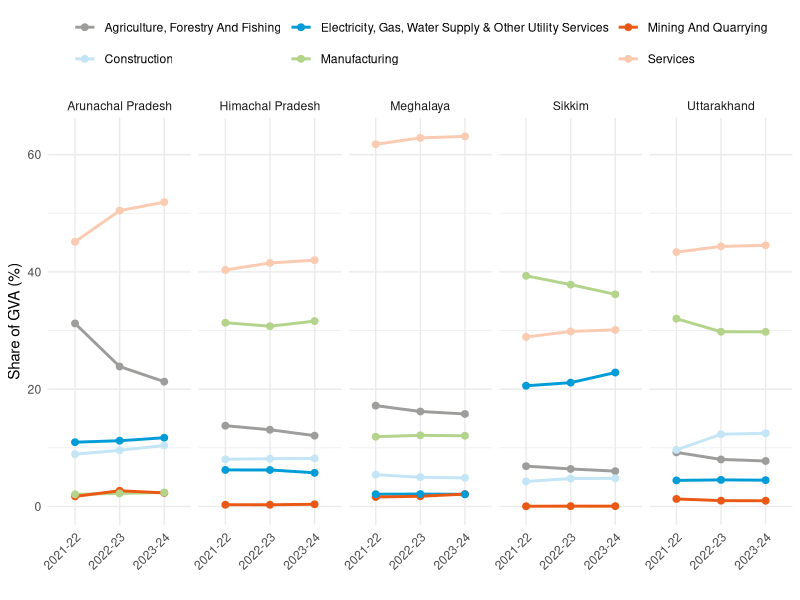
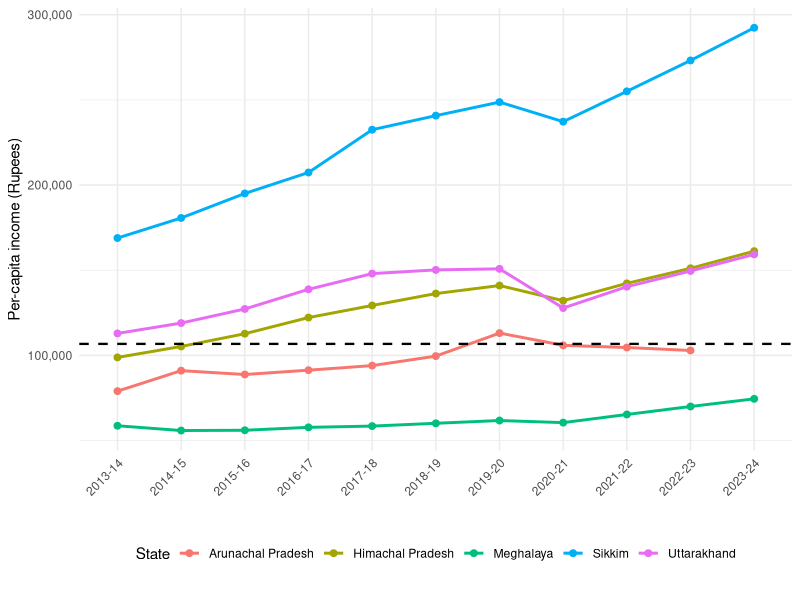
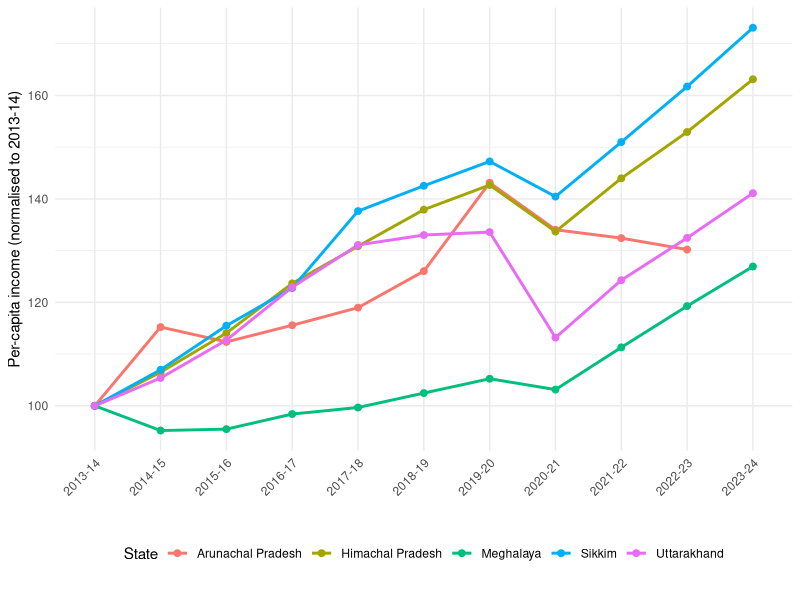
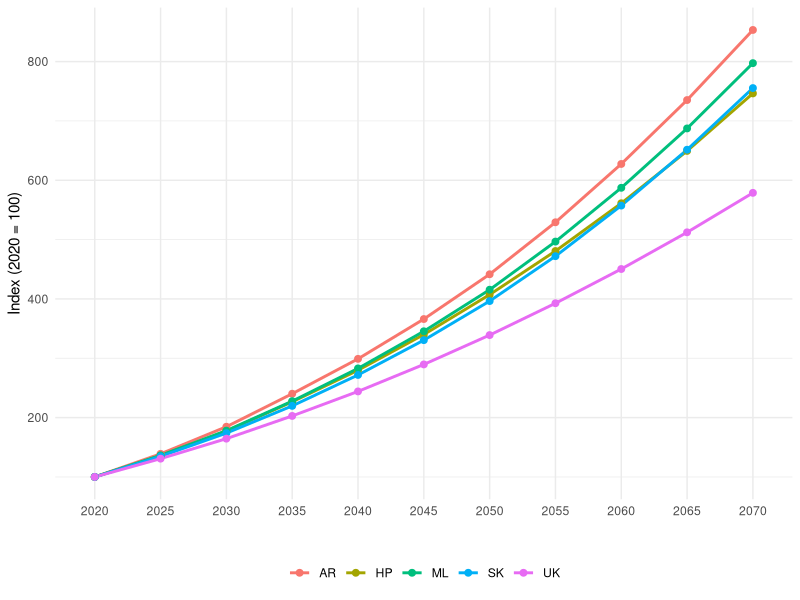
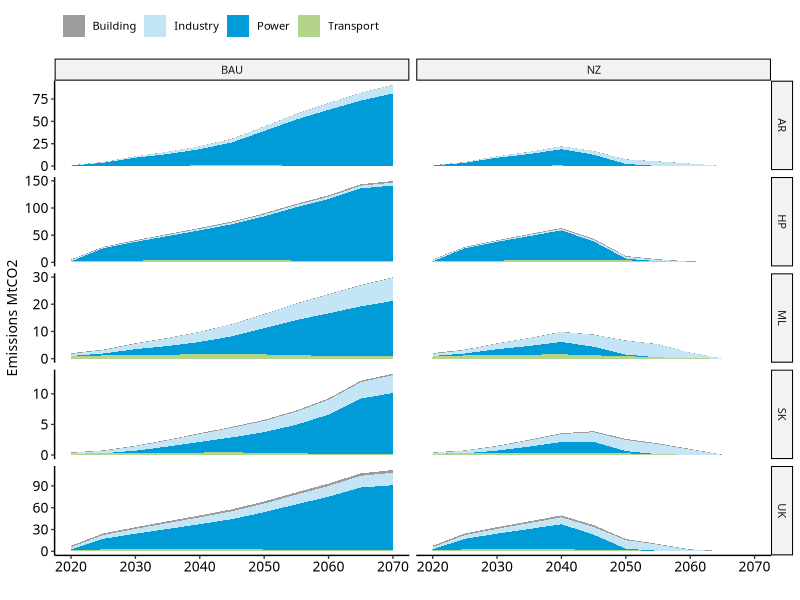
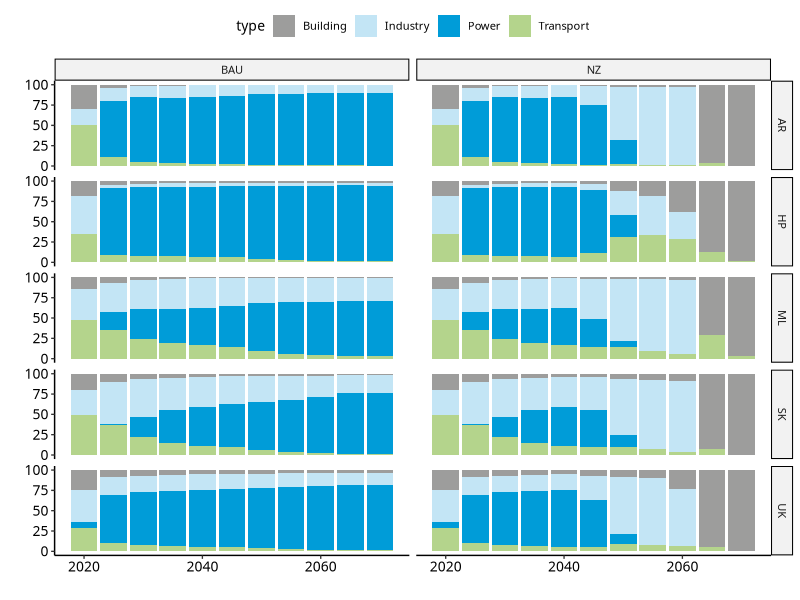
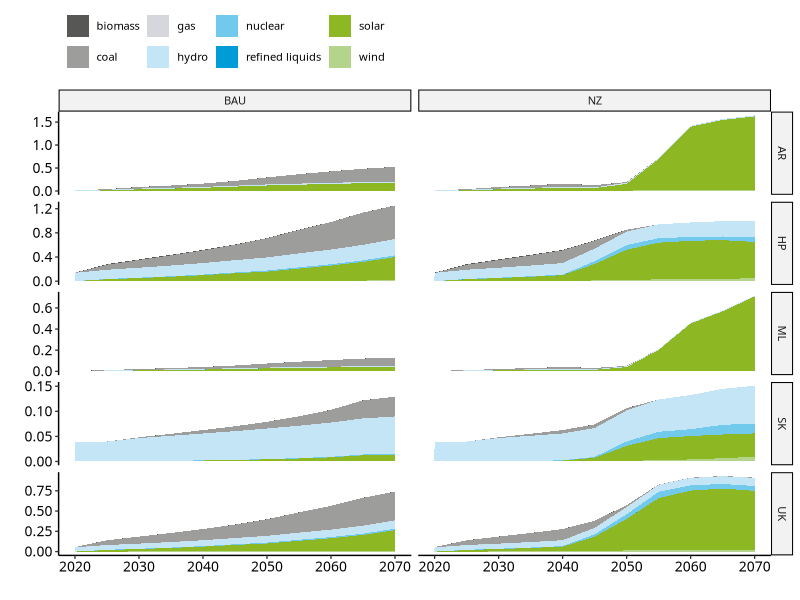
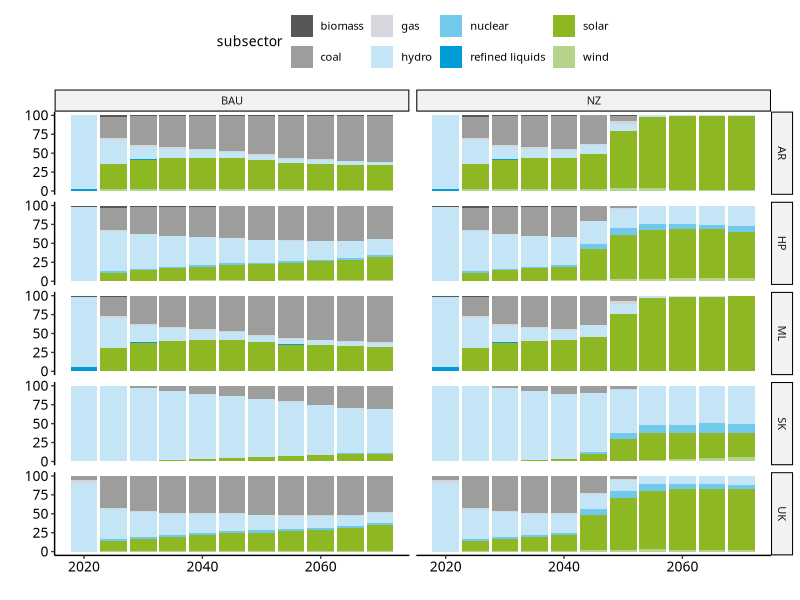

Write the R code that produced these figures, in order.
## ---- chunk 1
# Global chunk options
knitr::opts_chunk$set(
  echo = FALSE,
  message = FALSE,
  warning = FALSE,
  cache = TRUE,
  fig.crop=FALSE
)

# Libraries
library(tidyverse)
library(ggthemes)
library(ggsci)
library(readxl)
library(ggrepel)
library(ggpubr)
library(openxlsx)

# Custom palette
my_custom_palette <- c(
  "#575756", "#9d9d9c", "#D5d7dc",
  "#C3E5F5", "#71c9eb", "#009cd8",
  "#8db824", "#b4d48c", "#DDE9BA",
  "#EA5813", "#F49A70", "#FACAB1"
)

# Global plotting theme
theme_set(
  theme_pubr(
    base_size = 10,
    base_family = "Source Sans Pro"
  ) +
    theme(
      legend.position = "top",
      panel.grid.minor = element_blank()
    )
)

## ---- chunk 2
hilly_states <- c("AR","HP","UK","ML","SK")
hilly_states_names <- c("Arunachal Pradesh","Himachal Pradesh","Sikkim","Meghalaya","Uttarakhand")
## ---- chunk 3
gva <- read_excel(path="data/State_GVA_Trends_1767791341931.xlsx") %>% filter(State %in% hilly_states_names) %>% 
  rename(value=`Price (in Crores)`,sector=`Industry Item`) %>% 
  filter(!is.na(sector))

gva_tot <- gva %>% 
  group_by(State,Year) %>% 
  summarise(total=sum(value))

services_items <- c(
  "Trade, Repair, Hotels And Restaurants",
  "Transport, Storage, Communication & Broadcasting Services",
  "Financial Services",
  "Real Estate, Ownership Of Dwelling & Professional Services",
  "Public Administration",
  "Other Services"
)

gva_services <- gva %>%
  filter(sector %in% services_items) %>%
  group_by(State, Year, `Price Type`) %>%
  summarise(
    value = sum(value, na.rm = TRUE),
    .groups = "drop"
  ) %>%
  mutate(
    sector = "Services"
  )

gva_no_services <- gva %>%
  filter(!(sector %in% services_items))

gva_final <- bind_rows(
  gva_no_services,
  gva_services
)

gva_share <- gva_final %>%
  group_by(State, Year, `Price Type`) %>%
  mutate(
    share = value / sum(value) * 100
  ) %>%
  ungroup() %>% 
 filter(`Price Type` == "constant") %>% 
filter(Year %in% c("2021-22","2022-23","2023-24"))

#Making GVA share plot
ggplot(gva_share,
   aes(
    x = Year,
    y = share,
    colour = sector,
    group=sector
    )
) +
  geom_line(linewidth = 1) +
  geom_point(size = 2) +
  facet_grid(~State
  ) +
  scale_colour_manual(values = my_custom_palette[c(2,4,6,8,10,12)]) +
  labs(
    y = "Share of GVA (%)",
    x = ""
  ) +
  theme_minimal() +
  theme(
    axis.text.x = element_text(angle = 45, hjust = 1),
    legend.title = element_blank(),
    legend.position = "top"
  )


  
## ---- chunk 4
per_capita <- read_excel(path="data/Per_Capita_Income_1767790631974.xlsx") %>% filter(`Price Category`=="constant") %>% 
  rename(value=4) %>% 
  filter(as.numeric(substr(Year, 1, 4)) > 2012) %>% 
  filter(State %in% hilly_states_names)

per_capita_growth <- per_capita %>%
  arrange(State, Year) %>%
  group_by(State) %>%
  mutate(
    growth_rate = (value / lag(value) - 1) * 100
  ) %>%
  ungroup()


per_capita_norm <- per_capita %>%
  group_by(State) %>%
  mutate(
    value_2013 = value[Year == "2013-14"][1],
    pc_income_index = (value / value_2013) * 100
  ) %>%
  ungroup()

# Plot absolute

ggplot(
  per_capita,
  aes(
    x = Year,
    y = value,
    group = State,
    colour = State
  )
) +
  geom_line(linewidth = 1) +
  geom_point(size = 2) +
  geom_hline(
    yintercept = 106744,
    linetype = "dashed",
    colour = "black",
    linewidth = 0.8
  ) +
  scale_y_continuous(
    labels = scales::comma
  ) +
  labs(
    y = "Per-capita income (Rupees)",
    x = "",
    caption = ""
  ) +
  theme_minimal() +
  theme(
    axis.text.x = element_text(angle = 45, hjust = 1),
    legend.position = "bottom"
  )


#Plot normalised per capita income
ggplot(
  per_capita_norm,
  aes(
    x = Year,
    y = pc_income_index,
    group = State,
    colour = State
  )
) +
  geom_line(linewidth = 1) +
  geom_point(size = 2) +
  # geom_hline(
  #   yintercept = 106744,
  #   linetype = "dashed",
  #   colour = "black",
  #   linewidth = 0.8
  # ) +
  scale_y_continuous(
    labels = scales::comma
  ) +
  labs(
    y = "Per-capita income (normalised to 2013-14)",
    x = "",
    caption = ""
  ) +
  theme_minimal() +
  theme(
    axis.text.x = element_text(angle = 45, hjust = 1),
    legend.position = "bottom"
  )


## ---- chunk 5
gdpPc_model <- read_excel(path="data/GDPPc_model.xlsx") %>% 
  select(region,4:18) %>% 
  pivot_longer(2:16,names_to = "year",values_to = "value") %>% 
  filter(year>2015)%>% 
rename(state="region")


gdpPc_model_norm <- gdpPc_model %>%
  group_by(state) %>%
  mutate(
    value_2020 = value[year == 2020][1],
    value_index_2020 = (value / value_2020) * 100
  ) %>%
  ungroup()

ggplot(
  gdpPc_model_norm,
  aes(
    x = year,
    y = value_index_2020,
    group = state,
    colour = state
  )
) +
  geom_line(linewidth = 1) +
  geom_point(size = 2) +
  labs(
    y = "Index (2020 = 100)",
    x = ""
  ) +
  theme_minimal() +
  theme(
    legend.title = element_blank(),
    legend.position = "bottom"
  )

## ---- chunk 6
emissions_bau <- read_excel("data/allsector_emissions_BAU.xlsx") %>% mutate(scenario="BAU") 
emissions_nz <- read_excel("data/AllSectorEmissions_NZ.xlsx") %>% mutate(scenario="NZ") 

emissions <- bind_rows(emissions_bau, emissions_nz) %>%
  mutate(units = "MTCO2") %>%
  rename(value = adjusted_value,state=region) %>%
  filter(state %in% hilly_states)

emissions_total <- emissions %>% 
  group_by(year,scenario,state) %>% 
  summarise(value=sum(value))

#Normalise emissions
emissions_norm <- bind_rows(emissions_bau, emissions_nz) %>%
  mutate(units = "MTCO2") %>%
  rename(value = adjusted_value) %>%
  filter(region %in% hilly_states) %>%
  group_by(region, scenario,type) %>%
  mutate(
    value_2020 = value[year == 2020][1],
    value_norm = (value / value_2020) * 100
  ) %>%
  ungroup()

#Emissions share
emi_share <- emissions %>% 
  group_by(state,year,scenario) %>% 
  mutate(share=(value/sum(value))*100)

#Plot absolute emissions
ggplot() +
  geom_area(
    data = emissions %>% filter(year > 2015),
    aes(x = year, y = value, fill = type)
  ) +
  facet_grid(
    rows = vars(state),
    cols = vars(scenario),
    scales = "free_y"
  ) +
  scale_fill_manual(values = my_custom_palette[c(2, 4, 6, 8, 11)]) +
  labs(
    y = "Emissions MtCO2",
    x = ""
  ) +
  theme(
    axis.text.x = element_text(size = 10),
    legend.title = element_blank(),
    legend.position = "top",
    legend.justification = c(0, 1)
  )

#Plot emission share

ggplot()+
    geom_col(data=emi_share %>% filter(year>2015),
           aes(x=year,y=share,fill=type))+
  facet_grid(
    rows = vars(state),
    cols = vars(scenario),
#    scales = "free_y"
  ) +
   scale_fill_manual(values = my_custom_palette[c(2,4,6,8)]) +
  labs(
    y = "",
    x = ""
  ) 
## ---- chunk 7
elec_bau <- read_excel(path="data/adjusted_generation_forecast_BAU.xlsx") %>% mutate(scenario="BAU")
elec_nz <- read_excel(path="data/adjusted_generation_forecast_NZ.xlsx") %>% mutate(scenario="NZ")

elec <- bind_rows(elec_bau, elec_nz) %>%
  mutate(units = "EJ") %>%
  rename(value = adjusted_value) %>%
  filter(state %in% hilly_states)

elec_total <- elec %>% 
  group_by(state,year,scenario) %>% 
  summarise(value=sum(value))

elec_share <- elec %>% 
  group_by(state,year,scenario) %>% 
  mutate(share=(value/sum(value)*100))

#Plot elec absolute
ggplot() +
  geom_area(
    data = elec %>% filter(year > 2015),
    aes(x = year, y = value, fill = subsector)
  ) +
  facet_grid(
    rows = vars(state),
    cols = vars(scenario),
    scales = "free_y"
  ) +
  scale_fill_manual(values = my_custom_palette) +
  labs(
    y = "",
    x = ""
  ) +
  theme(
    axis.text.x = element_text(size = 10),
    legend.title = element_blank(),
    legend.position = "top",
    legend.justification = c(0, 1)
  )

#Plot elec share
ggplot()+
  geom_col(data=elec_share %>% filter(year>2015),
           aes(x=year,y=share,fill=subsector))+
  facet_grid(
    rows = vars(state),
    cols = vars(scenario),
#    scales = "free_y"
  ) +
   scale_fill_manual(values = my_custom_palette) +
  labs(
    y = "",
    x = ""
  ) 



## ---- chunk 8
fe_bau <- read.csv("data/FinalEnergyConsumption_BAU.csv") %>% mutate(scenario="BAU")

fe_nz <- read.csv("data/FinalEnergyConsumption_NZ.csv") %>% 
  mutate(scenario="NZ")

fe <- bind_rows(fe_bau,fe_nz) %>% 
  mutate(units = "EJ") %>%
  rename(value = total_adjusted_value,state=region,subsector=input_group) %>%
  filter(state %in% hilly_states,subsector!="total") 

fe_total <- fe %>% 
  group_by(state,year,scenario) %>% 
  summarise(value=sum(value))

fe_share <- fe %>% 
  group_by(state,year,scenario) %>% 
  mutate(share=(value/sum(value))*100)


#Plot absolute
ggplot() +
  geom_area(
    data = fe %>% filter(year > 2015),
    aes(x = year, y = value, fill = subsector)
  ) +
  facet_grid(
    rows = vars(state),
    cols = vars(scenario),
    scales = "free_y"
  ) +
  scale_fill_manual(values = my_custom_palette) +
  labs(
    y = "",
    x = ""
  ) +
  theme(
    axis.text.x = element_text(size = 10),
    legend.title = element_blank(),
    legend.position = "top",
    legend.justification = c(0, 1)
  )

#Plot share
ggplot()+
  geom_col(data=fe_share %>% filter(year>2015),
           aes(x=year,y=share,fill=subsector))+
  facet_grid(
    rows = vars(state),
    cols = vars(scenario),
#    scales = "free_y"
  ) +
   scale_fill_manual(values = my_custom_palette) +
  labs(
    y = "",
    x = ""
  ) 

  
## ---- chunk 9
bld_bau <- read_excel("data/BuildingEnergy_BAU.xlsx")%>% mutate(scenario="BAU")
bld_nz <- read_excel("data/Final_Energy_Building_NZ.xlsx")%>% mutate(scenario="NZ")
bld <- bind_rows(bld_bau, bld_nz) %>%
  mutate(units = "EJ") %>%
  rename(value = adjusted_value,state=region) %>%
  filter(state %in% hilly_states)

ind_bau <- read_excel("data/adjusted_industry_BAU.xlsx") %>% mutate(scenario="BAU")
ind_nz <- read_excel("data/adjusted_industryenergy_NZ.xlsx") %>% mutate(scenario="NZ")
ind <- bind_rows(ind_bau, ind_nz) %>%
  mutate(units = "EJ") %>%
  rename(value = adjusted_value,state=region) %>%
  filter(state %in% hilly_states)

ind_share <- ind %>% 
  group_by(state,year,scenario) %>% 
  mutate(value=(value/sum(value))*100)

trn_bau <- read_excel("data/adjusted_forecast_trn_BAU.xlsx")%>% mutate(scenario="BAU")
trn_nz <- read_excel("data/adjustedenergy_trn_NZ.xlsx") %>% mutate(scenario="NZ")

trn <- bind_rows(trn_bau, trn_nz) %>%
  mutate(units = "EJ") %>%
  rename(value = adjusted_value) %>%
  filter(state %in% hilly_states)

bld_sum <- bld %>% 
  group_by(state,year,scenario,units) %>% 
  summarise(value=sum(value)) %>% mutate(sector="Buildings")

ind_sum <- ind %>% 
  group_by(state,year,scenario,units) %>% 
  summarise(value=sum(value)) %>% mutate(sector="Industry")

trn_sum <- trn %>% 
    group_by(state,year,scenario,units) %>% 
  summarise(value=sum(value)) %>% mutate(sector="Transport")

all_sectors <- bind_rows(bld_sum,ind_sum,trn_sum)  
all_sectors_share <- all_sectors %>% 
  group_by(state,year,scenario,units) %>% 
  mutate(share=(value/sum(value))*100)

#Plot share
ggplot()+
  geom_col(data=all_sectors_share %>% filter(year>2015),
           aes(x=year,y=share,fill=sector))+
  facet_grid(
    rows = vars(state),
    cols = vars(scenario),
#    scales = "free_y"
  ) +
   scale_fill_manual(values = my_custom_palette[c(2,4,6)]) +
  labs(
    y = "",
    x = ""
  ) 
## ---- chunk 10
elec_demand <- fe %>% filter(subsector=="electricity")


## ---- chunk 11
trn_bau <- read_excel("data/adjusted_forecast_trn_BAU.xlsx")%>% mutate(scenario="BAU")
trn_nz <- read_excel("data/adjustedenergy_trn_NZ.xlsx") %>% mutate(scenario="NZ")

trn <- bind_rows(trn_bau, trn_nz) %>%
  mutate(units = "EJ") %>%
  rename(value = adjusted_value) %>%
  filter(state %in% hilly_states)

trn_share <- trn %>% 
  group_by(state,year,scenario) %>% 
  mutate(share=(value/sum(value)*100))

#Plot share
ggplot()+
  geom_col(data=trn_share %>% filter(year>2015),
           aes(x=year,y=share,fill=input))+
  facet_grid(
    rows = vars(state),
    cols = vars(scenario),
#    scales = "free_y"
  ) +
   scale_fill_manual(values = my_custom_palette) +
  labs(
    y = "",
    x = ""
  ) 

## ---- chunk 12

prep_var <- function(df, var_name, unit = NA) {
  df %>%
    mutate(year = as.numeric(year)) %>%   #  force same type
    filter(
      scenario == "BAU",
      year %in% c(2020, 2070)
    ) %>%
    select(state, year, value) %>%
    mutate(
      variable = var_name,
      unit = unit
    )
}



emissions_tbl <- prep_var(emissions_total, "Emissions")
fe_tbl <- prep_var(fe_total, "Final energy")
elec_tbl <- prep_var(elec_total, "Electricity generation")
elec_dmd_tbl <- prep_var(elec_demand,"Electricity Demand")
gdp_pc_tbl <- prep_var(gdpPc_model %>% mutate(scenario="BAU"), "GDP per capita")

combined_tbl <- bind_rows(
  gdp_pc_tbl,
  emissions_tbl,
  fe_tbl,
  elec_tbl,
  elec_dmd_tbl
)

summary_tbl <- combined_tbl %>%
  pivot_wider(
    names_from = year,
    values_from = value,
    names_prefix = "value_"
  ) %>%
  mutate(
increase  = (value_2070 / value_2020)
  )%>% select(-c(3,4))

knitr::kable(
  summary_tbl,
  digits = 2,
  caption = "Change in key indicators between 2020 and 2070 (BAU scenario)"
)
